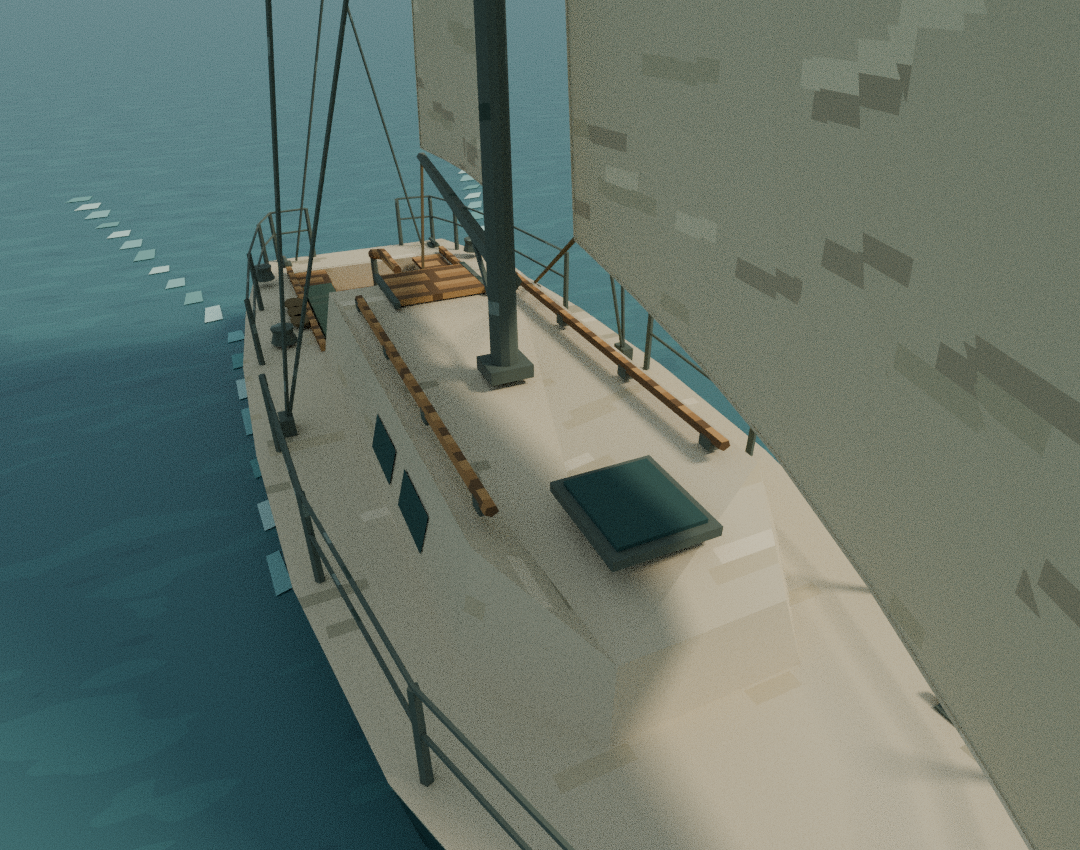
#> input picture prototypes/alder-sloop/renders/deck.png, 1080 x 850 px, given in place of day.png, which was not available
$ python package_review.py
#> lines starting #> are read from the running program, lines starting #| are printed output that depends on the picture
"""Make a contact sheet from the actual renders, preserving each camera frame."""
from pathlib import Path
from PIL import Image, ImageDraw, ImageFont, ImageOps

root = Path(__file__).resolve().parent
views = [
    ("day", "South plaza"), ("night", "Dusk"), ("walking", "Pedestrian approach"),
    ("rear", "Back of the work coat"), ("above", "Plan of the square"),
    ("lantern", "Lantern entrance"), ("square", "In the streetscape"),
    ("scale-study", "Early study beside the Gazette"), ("filament", "Exported GLB in Filament")
]
sheet = Image.new("RGB", (1104, 951), "#242f31")
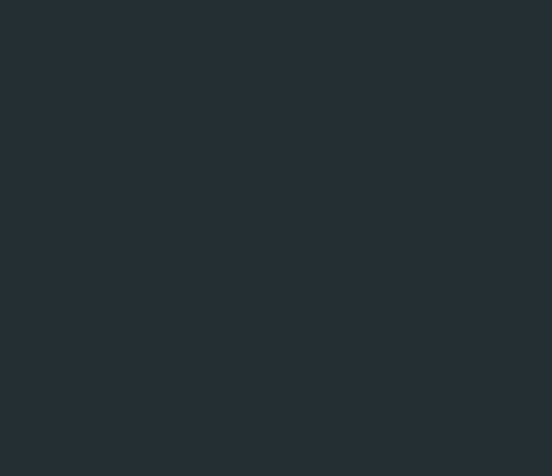
#> sheet: PIL image 1104x951 RGB (shown at 1/2 size); mean R, G, B 36, 47, 49
draw = ImageDraw.Draw(sheet)
font = ImageFont.truetype("DejaVuSans.ttf", 16)
for i, (name, label) in enumerate(views):
    x = 9 + (i % 3) * 366
    y = 9 + (i // 3) * 315
    with Image.open(root / "renders" / (name + ".png")) as src:
#> src is the input picture: PIL image 1080x850 RGBA; mean R, G, B, A 101.6, 115.5, 106.7, 255
        image = ImageOps.contain(src.convert("RGB"), (354, 280), Image.Resampling.LANCZOS)
    sheet.paste(image, (x + (354 - image.width) // 2, y + (280 - image.height) // 2))
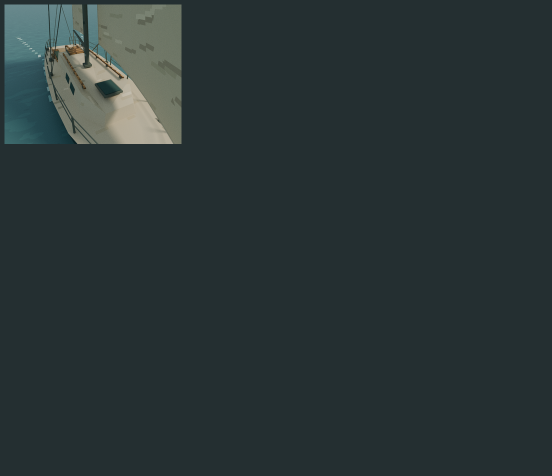
#> sheet: PIL image 1104x951 RGB (shown at 1/2 size); mean R, G, B 42.2, 53.4, 54.4
    draw.text((x + 4, y + 285), label, fill="#e9dfc6", font=font)
#> pass 2 of the loop `for i, (name, label) in enumerate(views):`:
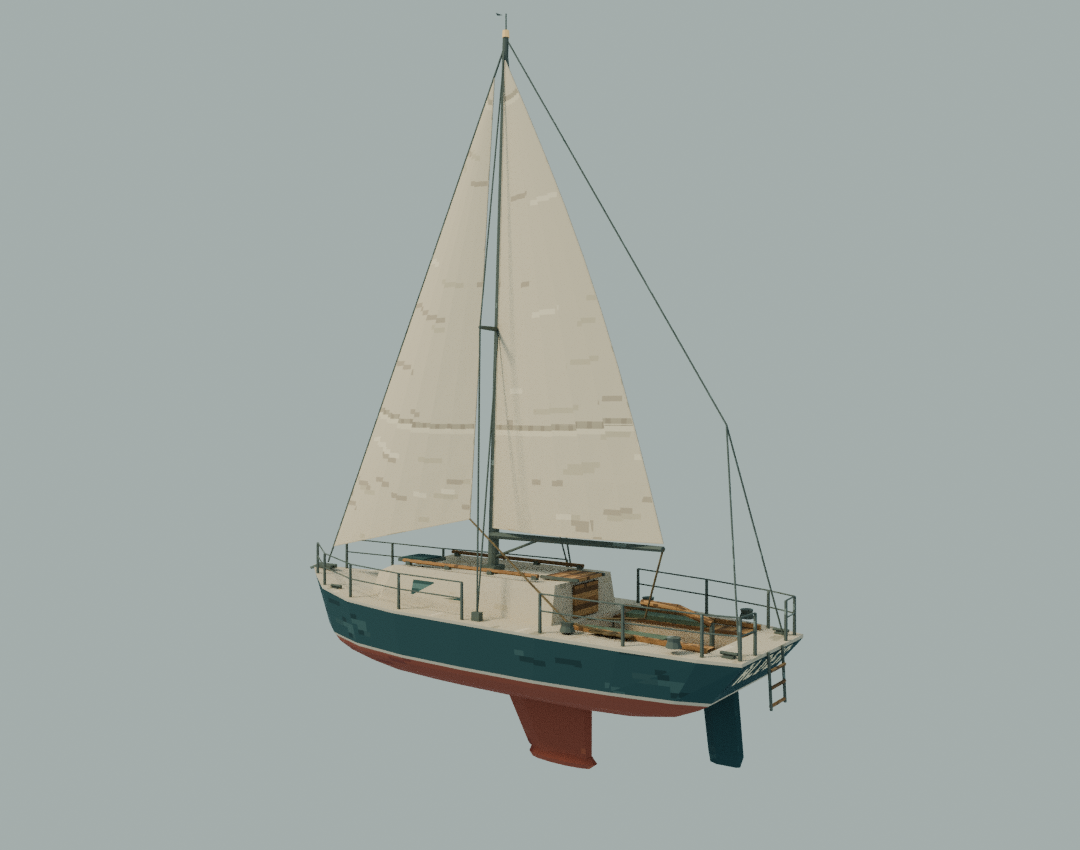
#> input picture prototypes/alder-sloop/renders/keel.png, 1080 x 850 px, given in place of night.png, which was not available
#> src is the input picture: PIL image 1080x850 RGBA; mean R, G, B, A 160.6, 167.9, 164.4, 255
#> `sheet.paste(image, (x + (354 - image.width) // 2, y + (280 - image.hei..`:
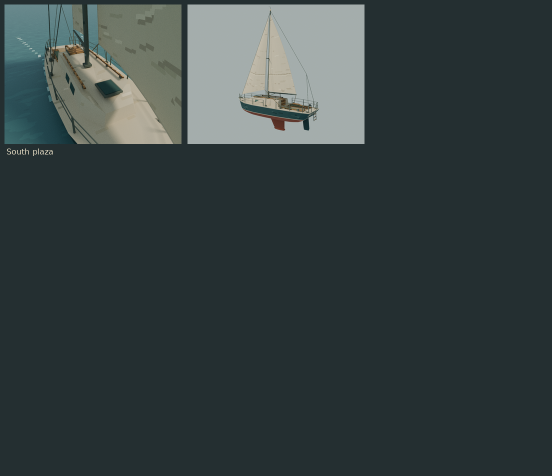
#> sheet: PIL image 1104x951 RGB (shown at 1/2 size); mean R, G, B 53.9, 64.9, 65.3
#> (the run stopped early here; a loop or call above may not have finished)
